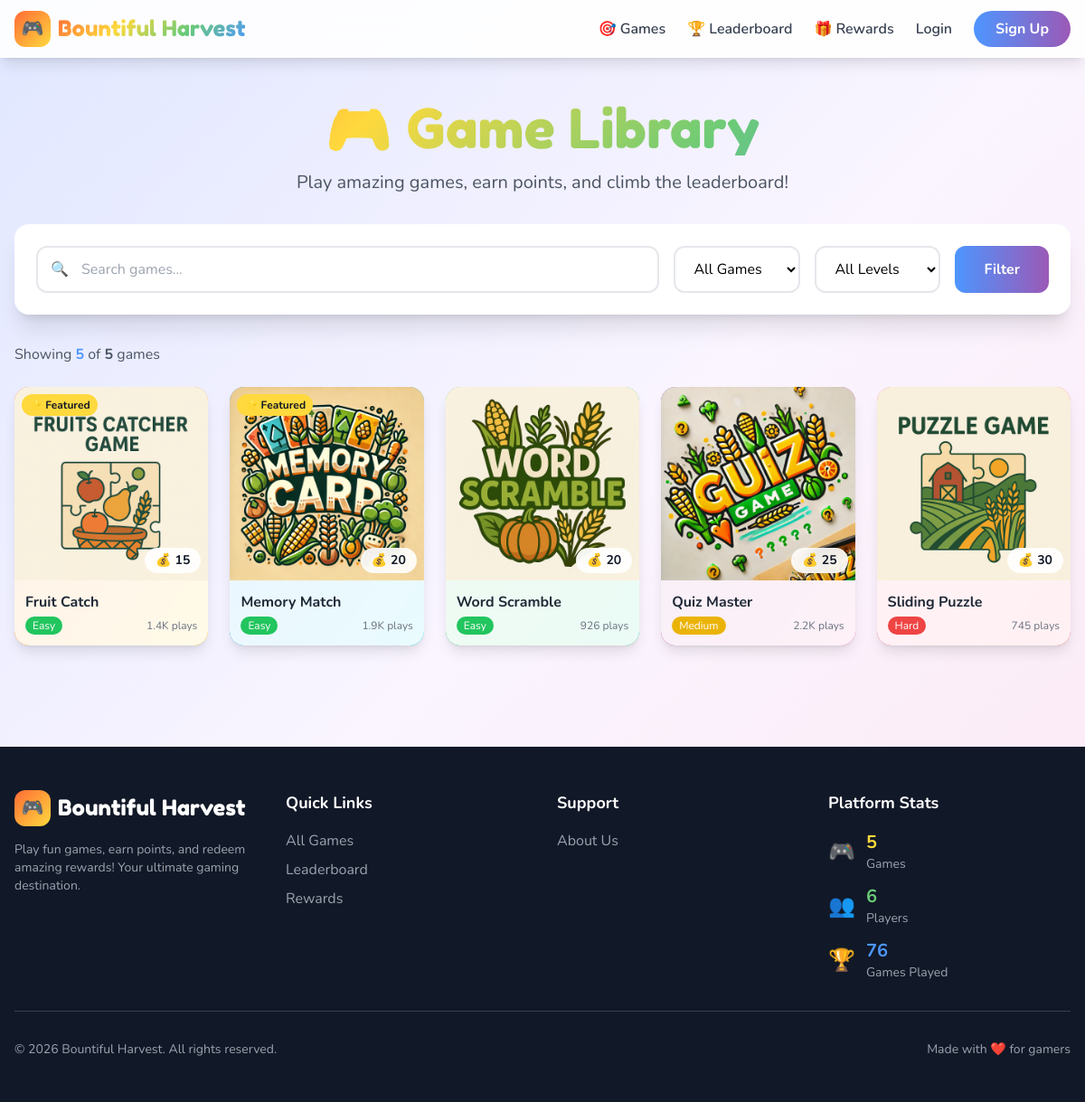
Page /games/index.php on the committed database.
### tables this page shows
CREATE TABLE `games` (
  `id` int(10) UNSIGNED NOT NULL,
  `title` varchar(100) NOT NULL,
  `slug` varchar(100) NOT NULL,
  `description` text DEFAULT NULL,
  `instructions` text DEFAULT NULL,
  `thumbnail` varchar(255) NOT NULL DEFAULT 'default-game.png',
  `game_file` varchar(255) NOT NULL,
  `category` enum('action','puzzle','word','memory','quiz','arcade') DEFAULT 'arcade',
  `points_reward` int(10) UNSIGNED DEFAULT 10,
  `points_multiplier` decimal(3,2) DEFAULT 1.00,
  `difficulty` enum('easy','medium','hard') DEFAULT 'medium',
  `min_score_for_points` int(10) UNSIGNED DEFAULT 0,
  `max_plays_per_day` int(10) UNSIGNED DEFAULT 10,
  `play_count` int(10) UNSIGNED DEFAULT 0,
  `status` enum('active','inactive','maintenance') DEFAULT 'active',
  `featured` tinyint(1) DEFAULT 0,
  `sort_order` int(10) UNSIGNED DEFAULT 0,
  `created_at` timestamp NOT NULL DEFAULT current_timestamp(),
  `updated_at` timestamp NOT NULL DEFAULT current_timestamp() ON UPDATE current_timestamp()
);

### includes/functions.php (called while the page is built, shortened)
<?php
function baseUrl(string $path = ''): string {
    return rtrim(APP_URL, '/') . '/' . ltrim($path, '/');
}
function asset(string $path): string {
    return baseUrl('assets/' . ltrim($path, '/'));
}
function e(string $string): string {
    return htmlspecialchars($string, ENT_QUOTES, 'UTF-8');
}
function formatNumber(int $number): string {
    if ($number >= 1000) {
        return round($number / 1000, 1) . 'K';
    }
    return (string) $number;
}
function paginate(int $total, int $perPage, int $currentPage = 1): array {
    $totalPages = (int) ceil($total / $perPage);
    $currentPage = max(1, min($currentPage, $totalPages));
    $offset = ($currentPage - 1) * $perPage;
    return [
        'total' => $total,
        'per_page' => $perPage,
        'current_page' => $currentPage,
        'total_pages' => $totalPages,
        'offset' => $offset,
        'has_prev' => $currentPage > 1,
        'has_next' => $currentPage < $totalPages,
    ];
}
function difficultyColor(string $difficulty): string {
    return match($difficulty) {
        'easy' => 'bg-green-500',
        'medium' => 'bg-yellow-500',
        'hard' => 'bg-red-500',
        default => 'bg-gray-500'
    };
}

### includes/database.php (called while the page is built, shortened)
<?php
class Database {
    private static ?PDO $instance = null;
    public static function getConnection(): PDO {
        if (self::$instance === null) {
            try {
                $dsn = sprintf(
                    "mysql:host=%s;dbname=%s;charset=%s",
                    DB_HOST,
                    DB_NAME,
                    DB_CHARSET
                );
                $options = [
                    PDO::ATTR_ERRMODE => PDO::ERRMODE_EXCEPTION,
                    PDO::ATTR_DEFAULT_FETCH_MODE => PDO::FETCH_ASSOC,
                    PDO::ATTR_EMULATE_PREPARES => false,
                    PDO::MYSQL_ATTR_INIT_COMMAND => "SET NAMES utf8mb4 COLLATE utf8mb4_unicode_ci"
                ];
                self::$instance = new PDO($dsn, DB_USER, DB_PASS, $options);
            } catch (PDOException $e) {
                if (APP_DEBUG) {
                    die("Database Connection Error: " . $e->getMessage());
                } else {
                    error_log("Database Connection Error: " . $e->getMessage());
                    die("A database error occurred. Please try again later.");
                }
            }
        }
        return self::$instance;
    }
    public static function db(): PDO {
        return self::getConnection();
    }
    public static function query(string $sql, array $params = []): PDOStatement {
        $stmt = self::db()->prepare($sql);
        $stmt->execute($params);
        return $stmt;
    }
    public static function fetch(string $sql, array $params = []): ?array {
        $result = self::query($sql, $params)->fetch();
        return $result ?: null;
    }
    public static function fetchAll(string $sql, array $params = []): array {
        return self::query($sql, $params)->fetchAll();
    }
}

### games/index.php (the view, shortened to what this page needs)
<?php
require_once __DIR__ . '/../includes/header.php';
$category = $_GET['category'] ?? 'all';
$difficulty = $_GET['difficulty'] ?? 'all';
$search = $_GET['search'] ?? '';
$page = max(1, (int)($_GET['page'] ?? 1));
$where = ["status = 'active'"];
$params = [];
$whereClause = implode(' AND ', $where);
$total = Database::fetch(
    "SELECT COUNT(*) as count FROM games WHERE $whereClause",
    $params
)['count'];
$pagination = paginate($total, GAMES_PER_PAGE, $page);
$games = Database::fetchAll(
    "SELECT * FROM games WHERE $whereClause ORDER BY featured DESC, sort_order ASC, title ASC LIMIT ? OFFSET ?",
    array_merge($params, [$pagination['per_page'], $pagination['offset']])
);
$categories = ['all' => 'All Games', 'action' => '🎯 Action', 'puzzle' => '🧩 Puzzle', 'word' => '📝 Word', 'memory' => '🧠 Memory', 'quiz' => '❓ Quiz', 'arcade' => '👾 Arcade'];
$difficulties = ['all' => 'All Levels', 'easy' => '🟢 Easy', 'medium' => '🟡 Medium', 'hard' => '🔴 Hard'];
$cardColors = [
    'bg-gradient-to-br from-friv-orange to-yellow-400',
    'bg-gradient-to-br from-friv-blue to-cyan-400',
    'bg-gradient-to-br from-friv-green to-emerald-400',
    'bg-gradient-to-br from-friv-purple to-pink-400',
    'bg-gradient-to-br from-friv-pink to-rose-400',
    'bg-gradient-to-br from-friv-cyan to-blue-400',
    'bg-gradient-to-br from-friv-red to-orange-400',
    'bg-gradient-to-br from-friv-yellow to-amber-400',
];
?>
<section class="relative overflow-hidden py-12 px-4">
    <div class="max-w-7xl mx-auto">
        <div class="text-center mb-8">
            <h1 class="font-game text-5xl md:text-6xl gradient-text mb-4 animate-float">
                🎮 Game Library
            </h1>
            <p class="text-xl text-gray-600 max-w-2xl mx-auto">
                Play amazing games, earn points, and climb the leaderboard!
            </p>
        </div>
        <div class="bg-white rounded-2xl shadow-xl p-6 mb-8">
            <form method="GET" action="" class="flex flex-col md:flex-row gap-4">
                <div class="flex-1">
                    <div class="relative">
                        <span class="absolute left-4 top-1/2 -translate-y-1/2 text-gray-400">🔍</span>
                        <input type="text"
                               name="search"
                               value="<?= e($search) ?>"
                               placeholder="Search games..."
                               class="w-full pl-12 pr-4 py-3 border-2 border-gray-200 rounded-xl focus:border-friv-blue focus:ring-4 focus:ring-friv-blue/20 outline-none transition-all">
                    </div>
                </div>
                <div>
                    <select name="category"
                            class="w-full md:w-auto px-4 py-3 border-2 border-gray-200 rounded-xl focus:border-friv-blue outline-none bg-white cursor-pointer">
                        <?php foreach ($categories as $value => $label): ?>
                            <option value="<?= $value ?>" <?= $category === $value ? 'selected' : '' ?>>
                                <?= $label ?>
                            </option>
                        <?php endforeach; ?>
                    </select>
                </div>
                <div>
                    <select name="difficulty"
                            class="w-full md:w-auto px-4 py-3 border-2 border-gray-200 rounded-xl focus:border-friv-blue outline-none bg-white cursor-pointer">
                        <?php foreach ($difficulties as $value => $label): ?>
                            <option value="<?= $value ?>" <?= $difficulty === $value ? 'selected' : '' ?>>
                                <?= $label ?>
                            </option>
                        <?php endforeach; ?>
                    </select>
                </div>
                <button type="submit"
                        class="bg-gradient-to-r from-friv-blue to-friv-purple text-white font-bold px-8 py-3 rounded-xl hover:shadow-lg transition-all">
                    Filter
                </button>
            </form>
        </div>
        <div class="flex items-center justify-between mb-6">
            <p class="text-gray-600">
                Showing <span class="font-bold text-friv-blue"><?= count($games) ?></span> of
                <span class="font-bold"><?= $total ?></span> games
            </p>
        </div>
        <?php if (empty($games)): ?>
            <div class="text-center py-16">
                <div class="text-6xl mb-4">🎮</div>
                <h3 class="text-2xl font-bold text-gray-700 mb-2">No games found</h3>
                <p class="text-gray-500">Try adjusting your search or filters</p>
            </div>
        <?php else: ?>
            <div class="grid grid-cols-2 sm:grid-cols-3 md:grid-cols-4 lg:grid-cols-5 gap-4 md:gap-6">
                <?php foreach ($games as $index => $game):
                    $colorClass = $cardColors[$index % count($cardColors)];
                ?>
                    <a href="<?= baseUrl('/games/play.php?game=' . $game['slug']) ?>"
                       class="game-card group">
                        <div class="<?= $colorClass ?> rounded-2xl overflow-hidden shadow-lg hover:shadow-2xl transition-all">
                            <div class="relative aspect-square overflow-hidden">
                                <img src="<?= asset('images/games/' . $game['thumbnail']) ?>"
                                     alt="<?= e($game['title']) ?>"
                                     class="w-full h-full object-cover group-hover:scale-110 transition-transform duration-300"
                                     onerror="this.src='<?= asset('images/games/default-game.png') ?>'">
                                <?php if ($game['featured']): ?>
                                    <div class="absolute top-2 left-2 bg-friv-yellow text-gray-900 text-xs font-bold px-2 py-1 rounded-full">
                                        ⭐ Featured
                                    </div>
                                <?php endif; ?>
                                <div class="absolute bottom-2 right-2 bg-white/90 backdrop-blur text-gray-900 text-sm font-bold px-3 py-1 rounded-full flex items-center gap-1">
                                    <span>💰</span>
                                    <span><?= $game['points_reward'] ?></span>
                                </div>
                            </div>
                            <div class="p-3 bg-white/90 backdrop-blur">
                                <h3 class="font-bold text-gray-800 truncate"><?= e($game['title']) ?></h3>
                                <div class="flex items-center justify-between mt-1">
                                    <span class="text-xs <?= difficultyColor($game['difficulty']) ?> text-white px-2 py-0.5 rounded-full">
                                        <?= ucfirst($game['difficulty']) ?>
                                    </span>
                                    <span class="text-xs text-gray-500">
                                        <?= formatNumber($game['play_count']) ?> plays
                                    </span>
                                </div>
                            </div>
                        </div>
                    </a>
                <?php endforeach; ?>
            </div>
        <?php endif; ?>
    </div>
</section>
<?php require_once __DIR__ . '/../includes/footer.php'; ?>

### includes/header.php (style rules this page uses)
body { font-family: 'Nunito', sans-serif; }
.font-game { font-family: 'Fredoka One', cursive; }
.game-card { transition: all 0.3s ease; }
.gradient-text { background: linear-gradient(135deg, #FF6B35, #FFD93D, #6BCB77, #4D96FF); -webkit-background-clip: text; -webkit-text-fill-color: transparent; background-clip: text; }

### rows in the picture
games: thumbnail (picture), featured "⭐ Featured", points_reward "15", title "Fruit Catch", difficulty "Easy", play_count "1.4K"
games: thumbnail (picture), featured "⭐ Featured", points_reward "20", title "Memory Match", difficulty "Easy", play_count "1.9K"
games: thumbnail (picture), points_reward "20", title "Word Scramble", difficulty "Easy", play_count "926"
games: thumbnail (picture), points_reward "25", title "Quiz Master", difficulty "Medium", play_count "2.2K"
games: thumbnail (picture), points_reward "30", title "Sliding Puzzle", difficulty "Hard", play_count "745"

### other values in the picture
APP_NAME "Bountiful Harvest"
count($games) "5"
$total "5"
formatNumber($stats['games']) "5"
formatNumber($stats['players']) "6"
formatNumber($stats['plays']) "76"
form field category "All Games"
form field difficulty "All Levels"
